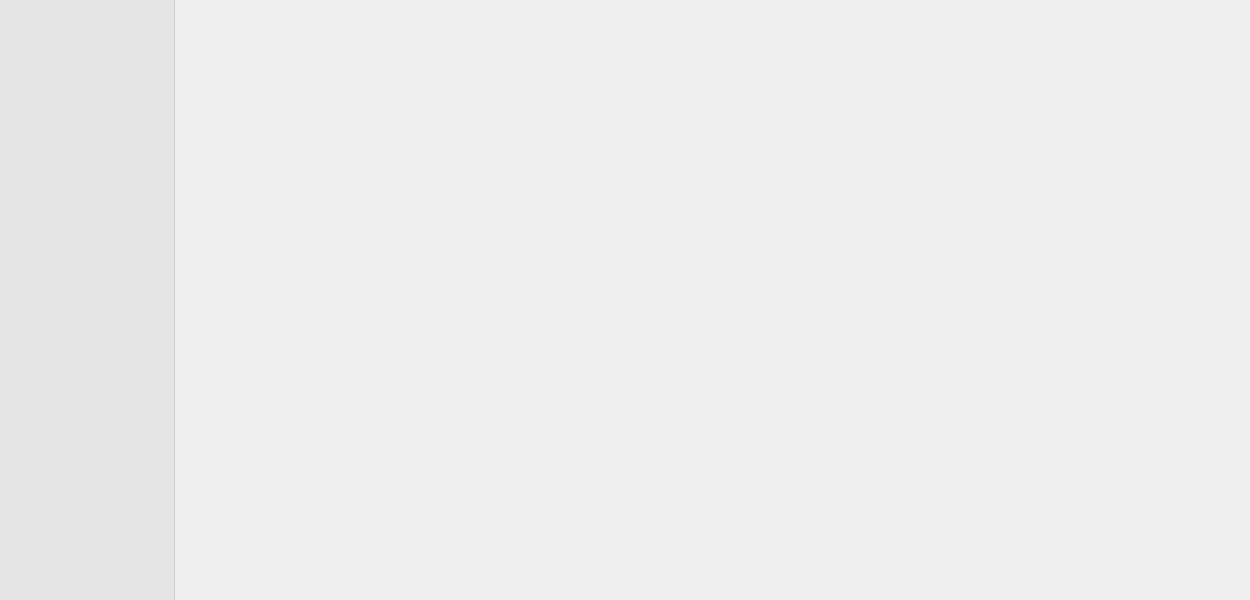
<?xml version="1.0" encoding="UTF-8"?>
<ui version="4.0">
 <class>WindowView</class>
 <widget class="QMainWindow" name="WindowView">
  <property name="geometry">
   <rect>
    <x>0</x>
    <y>0</y>
    <width>1250</width>
    <height>600</height>
   </rect>
  </property>
  <property name="minimumSize">
   <size>
    <width>1250</width>
    <height>600</height>
   </size>
  </property>
  <property name="styleSheet">
   <string notr="true">QMenu {
  border: 0;
  border-left: 1px solid #cdcdcd;
  border-right: 1px solid #cdcdcd;
  background-color: #e5e5e5;
}

QMenu::item {
  padding: 4px 18px;
}

QMenu::item:selected {
  background-color: #dedede;
}

QMenu::item:pressed {
  background-color: #b7b7b7;
}

QMenu::separator {
  background-color: #cdcdcd;
  height: 1px;
  margin: 2px 0;
}

QScrollBar {
  background-color: #f0f0f0;
}

QScrollBar:horizontal {
  height: 10px;
  margin: 0 10px;
}

QScrollBar:vertical {
  margin: 10px 0;
  width: 10px;
}

QScrollBar::add-page,
QScrollBar::sub-page {
  background-color: none;
}

QScrollBar::handle {
  background-color: #dedede;
  min-width: 20px;
}

QScrollBar::add-line,
QScrollBar::sub-line {
  background-color: #dedede;
  subcontrol-origin: margin;
}

QScrollBar::add-line:horizontal {
  subcontrol-position: right;
  width: 10px;
}

QScrollBar::add-line:vertical {
  height: 10px;
  subcontrol-position: bottom;
}

QScrollBar::sub-line:horizontal {
  subcontrol-position: left;
  width: 10px;
}

QScrollBar::sub-line:vertical {
  height: 10px;
  subcontrol-position: top;
}

QScrollBar::handle:hover,
QScrollBar::add-line:hover,
QScrollBar::sub-line:hover {
  background-color: #cdcdcd;
}

QScrollBar::handle:pressed,
QScrollBar::add-line:pressed,
QScrollBar::sub-line:pressed {
  background-color: #b7b7b7;
}</string>
  </property>
  <widget class="QWidget" name="window">
   <layout class="QHBoxLayout" name="windowLayout">
    <property name="spacing">
     <number>0</number>
    </property>
    <property name="leftMargin">
     <number>0</number>
    </property>
    <property name="topMargin">
     <number>0</number>
    </property>
    <property name="rightMargin">
     <number>0</number>
    </property>
    <property name="bottomMargin">
     <number>0</number>
    </property>
    <item>
     <widget class="QWidget" name="bar" native="true">
      <property name="minimumSize">
       <size>
        <width>175</width>
        <height>0</height>
       </size>
      </property>
      <property name="styleSheet">
       <string notr="true">QWidget {
  background-color: #e5e5e5;
  border: 0;
  border-right: 1px solid #cdcdcd;
}

QPushButton {
  font-weight: bold;
  text-align: left;
  padding: 8px 20px;
}

QPushButton[type=&quot;1&quot;] {
  font-weight: normal;
  padding: 5px 20px 5px 30px;
}

QPushButton:hover {
  background-color: #dedede;
}

QPushButton:pressed {
  background-color: #b7b7b7;
}

QPushButton:checked {
  background-color: #cdcdcd;
}</string>
      </property>
      <layout class="QVBoxLayout" name="barLayout">
       <property name="spacing">
        <number>0</number>
       </property>
       <property name="leftMargin">
        <number>0</number>
       </property>
       <property name="topMargin">
        <number>0</number>
       </property>
       <property name="rightMargin">
        <number>0</number>
       </property>
       <property name="bottomMargin">
        <number>24</number>
       </property>
       <item>
        <widget class="QWidget" name="logoView" native="true"/>
       </item>
       <item>
        <widget class="QLabel" name="logo">
         <property name="maximumSize">
          <size>
           <width>175</width>
           <height>58</height>
          </size>
         </property>
         <property name="styleSheet">
          <string notr="true">padding: 14px 10px;</string>
         </property>
         <property name="pixmap">
          <pixmap resource="../openPASS-Window.qrc">:/Views/logo_openpass.png</pixmap>
         </property>
         <property name="scaledContents">
          <bool>true</bool>
         </property>
         <property name="alignment">
          <set>Qt::AlignCenter</set>
         </property>
        </widget>
       </item>
       <item>
        <widget class="QWidget" name="sidebar" native="true">
         <layout class="QVBoxLayout" name="sidebarLayout">
          <property name="spacing">
           <number>0</number>
          </property>
          <property name="leftMargin">
           <number>0</number>
          </property>
          <property name="topMargin">
           <number>0</number>
          </property>
          <property name="rightMargin">
           <number>0</number>
          </property>
          <property name="bottomMargin">
           <number>0</number>
          </property>
         </layout>
        </widget>
       </item>
       <item>
        <spacer name="spacer">
         <property name="orientation">
          <enum>Qt::Vertical</enum>
         </property>
         <property name="sizeHint" stdset="0">
          <size>
           <width>0</width>
           <height>0</height>
          </size>
         </property>
        </spacer>
       </item>
       <item>
        <layout class="QVBoxLayout" name="simulation">
         <property name="spacing">
          <number>0</number>
         </property>
        </layout>
       </item>
      </layout>
     </widget>
    </item>
    <item>
     <widget class="QWidget" name="content" native="true">
      <layout class="QVBoxLayout" name="contentLayout">
       <property name="spacing">
        <number>0</number>
       </property>
       <property name="leftMargin">
        <number>0</number>
       </property>
       <property name="topMargin">
        <number>0</number>
       </property>
       <property name="rightMargin">
        <number>0</number>
       </property>
       <property name="bottomMargin">
        <number>0</number>
       </property>
       <item>
        <widget class="QWidget" name="top" native="true">
         <property name="styleSheet">
          <string notr="true">QWidget#top {
  background-color: #e5e5e5;
  border: 0;
  border-bottom: 1px solid #cdcdcd;
}</string>
         </property>
         <layout class="QHBoxLayout" name="topLayout">
          <property name="spacing">
           <number>0</number>
          </property>
          <property name="leftMargin">
           <number>0</number>
          </property>
          <property name="topMargin">
           <number>0</number>
          </property>
          <property name="rightMargin">
           <number>0</number>
          </property>
          <property name="bottomMargin">
           <number>0</number>
          </property>
          <item>
           <widget class="QWidget" name="menu" native="true">
            <property name="styleSheet">
             <string notr="true">QPushButton {
  background-color: #e5e5e5;
  border: 0;
  border-bottom: 1px solid #cdcdcd;
  padding: 8px 16px;
}

QPushButton:hover {
  background-color: #dedede;
}

QPushButton:pressed {
  background-color: #b7b7b7;
}

QPushButton:checked {
  background-color: #cdcdcd;
}

QPushButton::menu-indicator {
  left: -8px;
  position: relative;
  subcontrol-origin: padding;
  subcontrol-position: center right;
  top: 1px;
}

QLabel {
  border: 0;
  border-left: 1px solid #cdcdcd;
  max-width: 0;
}</string>
            </property>
            <layout class="QHBoxLayout" name="menuLayout">
             <property name="spacing">
              <number>0</number>
             </property>
             <property name="leftMargin">
              <number>0</number>
             </property>
             <property name="topMargin">
              <number>0</number>
             </property>
             <property name="rightMargin">
              <number>0</number>
             </property>
             <property name="bottomMargin">
              <number>0</number>
             </property>
            </layout>
           </widget>
          </item>
          <item>
           <spacer name="topSpacer">
            <property name="orientation">
             <enum>Qt::Horizontal</enum>
            </property>
            <property name="sizeHint" stdset="0">
             <size>
              <width>0</width>
              <height>0</height>
             </size>
            </property>
           </spacer>
          </item>
         </layout>
        </widget>
       </item>
       <item>
        <widget class="QStackedWidget" name="views"/>
       </item>
      </layout>
     </widget>
    </item>
   </layout>
  </widget>
 </widget>
 <resources>
  <include location="../openPASS-Window.qrc"/>
 </resources>
 <connections/>
</ui>
